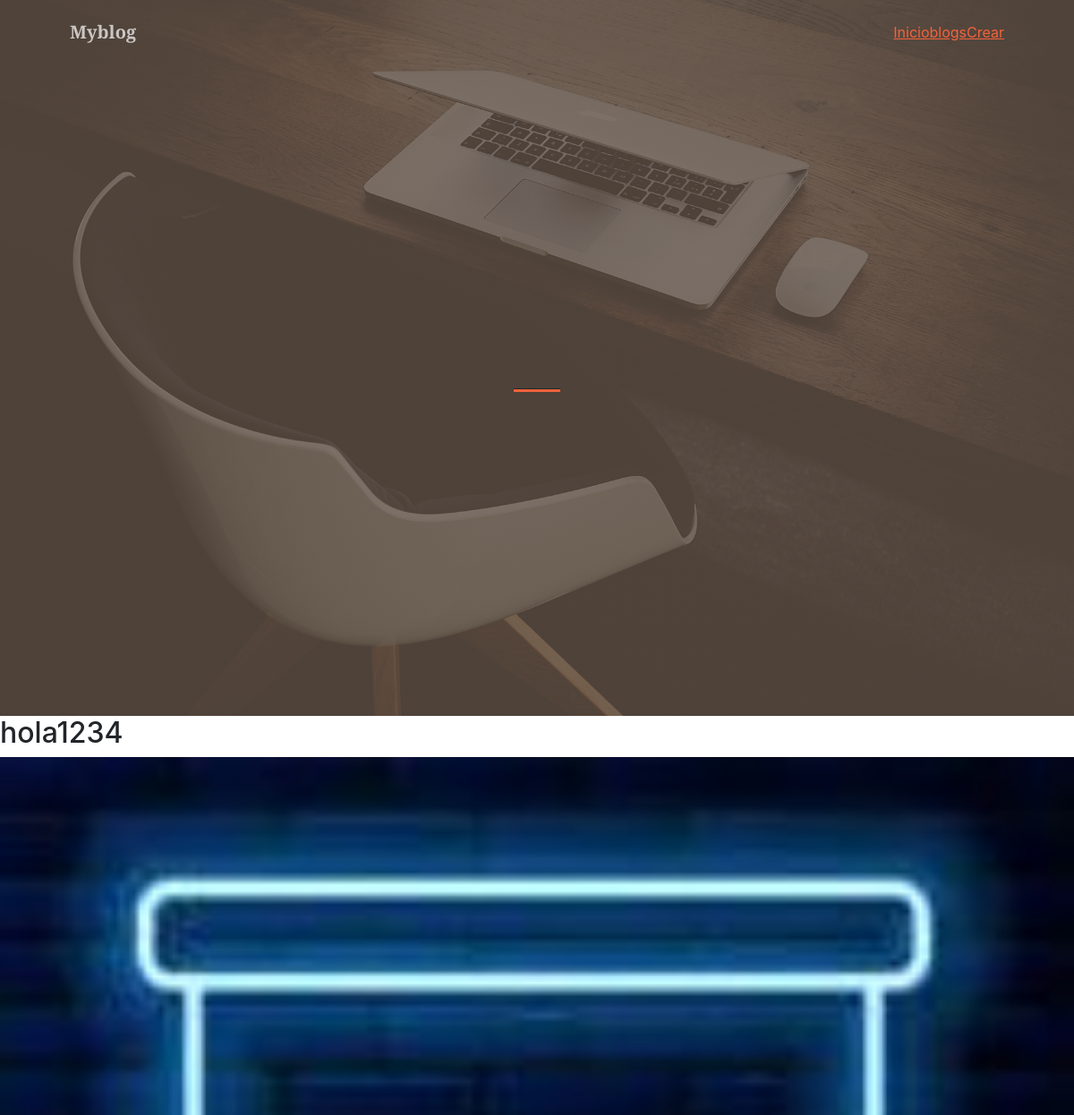
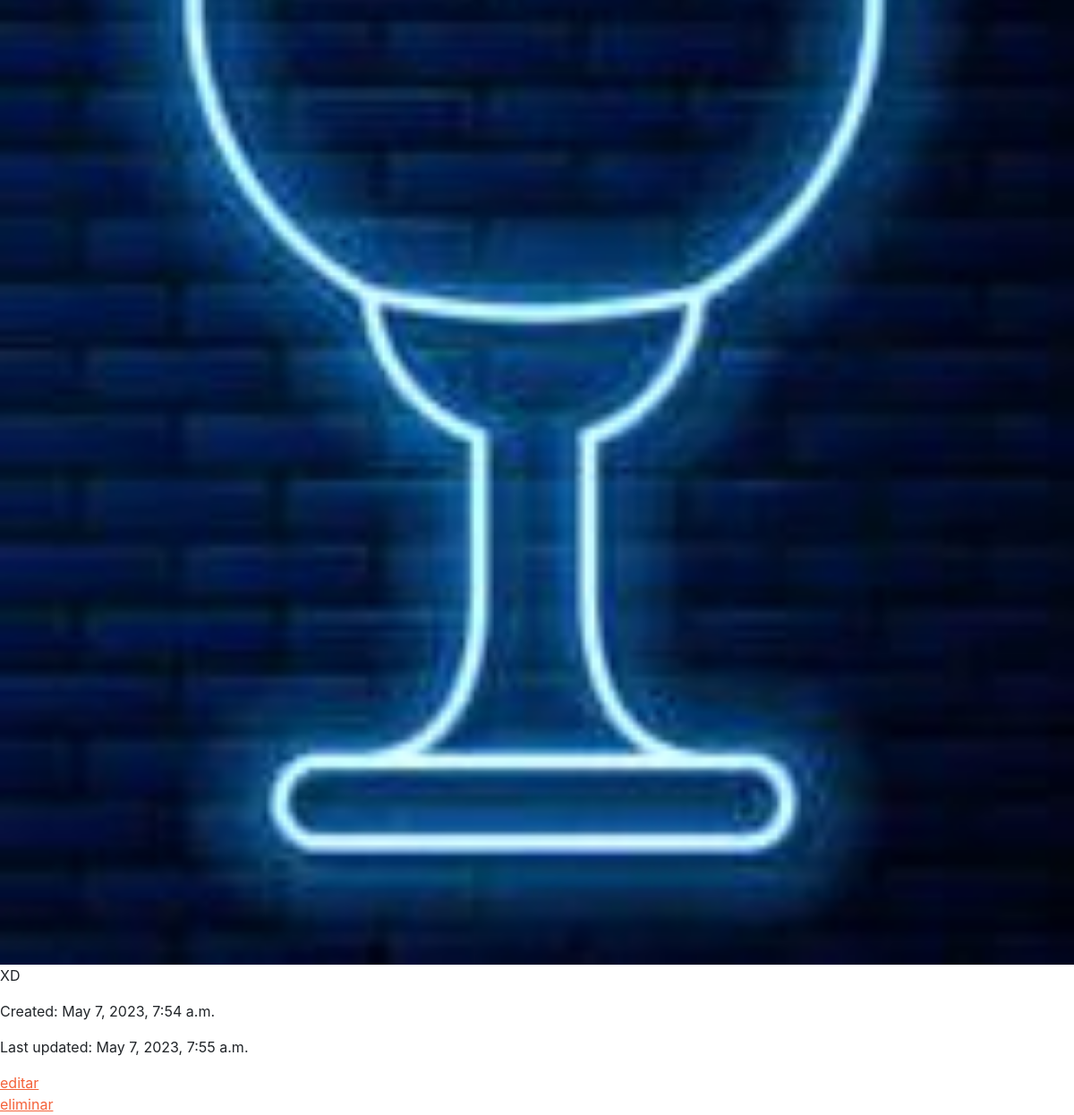
Screenshot of /appblogs/26/ with the database file from the repository (2 pictures, top to bottom).
### blogs/models.py (models this page shows, shortened)
class Blogs(models.Model):
    title = models.CharField(max_length=200)
    content = models.TextField()
    created_at = models.DateTimeField(auto_now_add=True)
    updated_at = models.DateTimeField(auto_now=True)
    avatar = models.ImageField(upload_to='blog_imagen/', default='blog_imagen/default_imagen.jpg')

### blogs/views.py (the view)
# urls.py: path('<int:blog_id>/', views.detail, name='detail'),
def detail(request, blog_id):
    blog = get_object_or_404(Blogs, pk=blog_id)
    context = {'blog': blog}
    return render(request, 'blogs_app/detail.html', context)

### blogs/templates/blogs_app/detail.html
{% extends 'blogs_app/base.html' %}
{% block content %}
  <h2>{{ blog.title }}</h2>
  <img src="{{ blog.avatar.url }}" alt="{{ blog.title }} avatar">
  <p>{{ blog.content }}</p>
  <p>Created: {{ blog.created_at }}</p>
  <p>Last updated: {{ blog.updated_at }}</p>
  <a href="{% url 'blog:update' blog.id %}">editar</a>
  <a href="{% url 'blog:delete' blog.id %}">eliminar</a>
{% endblock %}

### rows the page displays
Blogs: title "hola1234", avatar (placeholder picture), content "XD", created_at "May 7, 2023, 7:54 a.m.", updated_at "May 7, 2023, 7:55 a.m."
